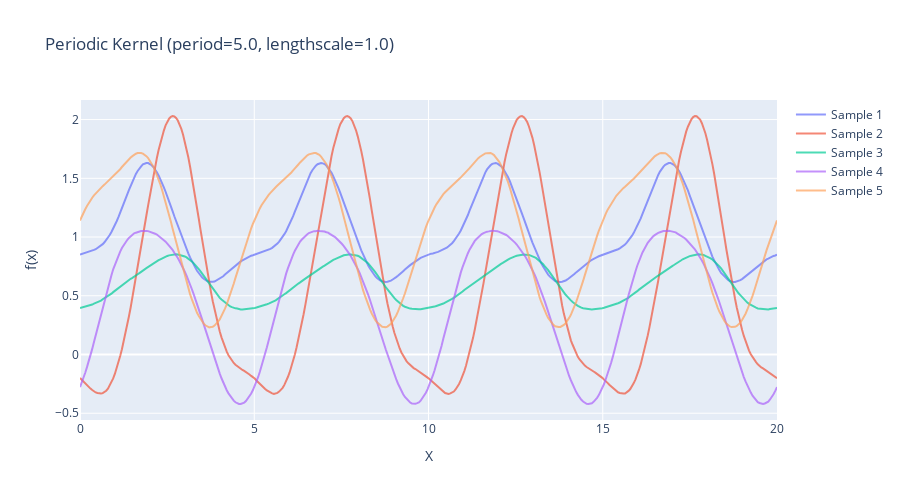

The cell this chart's notebook holds for it:
### Markdown cell above
### Periodic Kernels for Seasonal Patterns

Many real-world phenomena repeat: daily temperature cycles, weekly sales patterns, annual seasonal effects. For these, we need a kernel that encodes periodicity. The Periodic kernel is perfect for this.

The Periodic kernel has two key parameters beyond amplitude:
- **period**: The length of one complete cycle
- **lengthscale**: Controls smoothness *within* each period (how similar nearby points within a cycle should be)

Let's visualize periodic patterns and see how they differ from the stationary kernels we've explored.

### Code cell
# Demonstrate periodic kernel with annual period
X_grid = np.linspace(0, 20, 400)  # Extended range to see multiple periods

period = 5.0  # Complete cycle every 5 units
lengthscale = 1.0
amplitude = 1.0

cov_periodic = amplitude**2 * pm.gp.cov.Periodic(1, period=period, ls=lengthscale)

fig = plot_gp_prior_samples(
    X_grid, 
    cov_periodic, 
    n_samples=5,
    title=f'Periodic Kernel (period={period}, lengthscale={lengthscale})'
)
fig.show()

### Figure 1 — Plotly figure (JSON) as saved in the notebook; plotly's stock layout.template omitted (floating-point values rounded to 4 significant figures; data arrays with more than 128 entries replaced by an {"elided": "..."} marker saying what was removed)
{"data": [{"line": {"width": 2}, "mode": "lines", "name": "Sample 1", "opacity": 0.7, "type": "scatter", "x": {"elided": "400 float values"}, "y": {"elided": "400 float values"}}, {"line": {"width": 2}, "mode": "lines", "name": "Sample 2", "opacity": 0.7, "type": "scatter", "x": {"elided": "400 float values"}, "y": {"elided": "400 float values"}}, {"line": {"width": 2}, "mode": "lines", "name": "Sample 3", "opacity": 0.7, "type": "scatter", "x": {"elided": "400 float values"}, "y": {"elided": "400 float values"}}, {"line": {"width": 2}, "mode": "lines", "name": "Sample 4", "opacity": 0.7, "type": "scatter", "x": {"elided": "400 float values"}, "y": {"elided": "400 float values"}}, {"line": {"width": 2}, "mode": "lines", "name": "Sample 5", "opacity": 0.7, "type": "scatter", "x": {"elided": "400 float values"}, "y": {"elided": "400 float values"}}], "layout": {"height": 500, "hovermode": "x unified", "title": {"text": "Periodic Kernel (period=5.0, lengthscale=1.0)"}, "width": 900, "xaxis": {"title": {"text": "X"}}, "yaxis": {"title": {"text": "f(x)"}}}}
